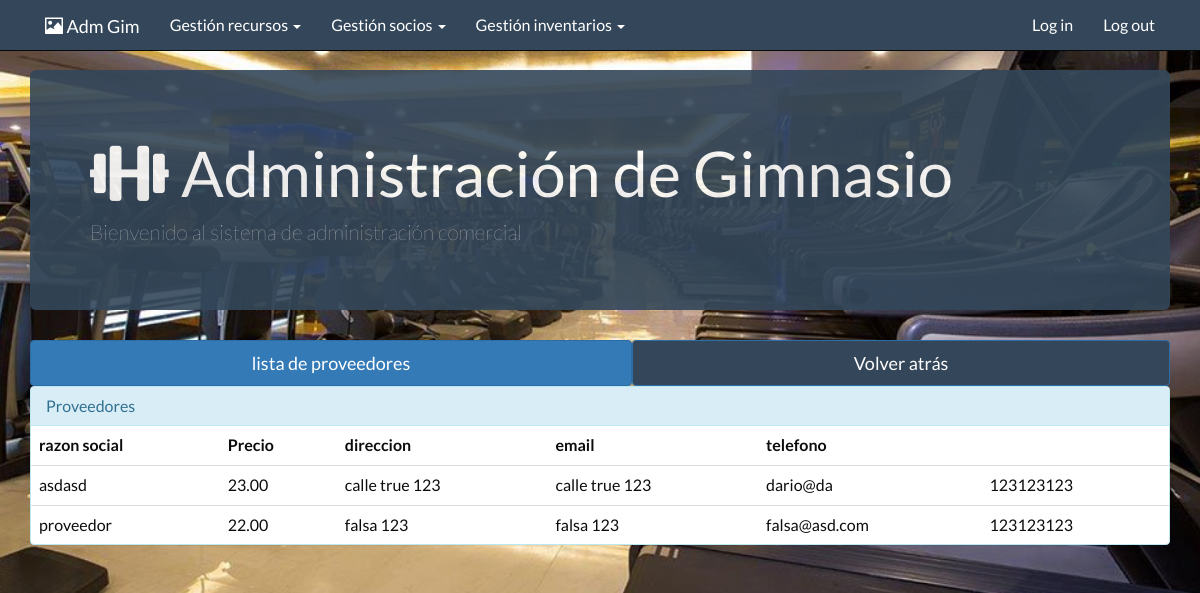
The page /controllers/verproveedoresdeprod.php?busqueda=1 (signed in) on the database its author committed.
### tables this page shows
CREATE TABLE IF NOT EXISTS `proveedores` (
  `cuit` varchar(11) NOT NULL,
  `razon_social` varchar(40) NOT NULL,
  `persona_de_contacto` varchar(40) NOT NULL,
  `direccion` varchar(40) NOT NULL,
  `email` varchar(30) NOT NULL,
  `telefono` varchar(20) NOT NULL,
  PRIMARY KEY (`cuit`)
);

CREATE TABLE IF NOT EXISTS `productos_prov` (
  `codigo_producto` int(5) UNSIGNED NOT NULL,
  `cuit` int(11) UNSIGNED NOT NULL,
  `precio_producto` decimal(10,2) NOT NULL,
  PRIMARY KEY (`codigo_producto`,`cuit`)
);

### fw/View.php (called while the page is built)
<?php
abstract class View{
	public function render(){
		include '../html/'.get_class($this).'.php';
	}
}

### fw/Database.php (called while the page is built, shortened)
<?php
class Database{
	private $res;
	private $cn=false;
	private static $instance=false;
	public static function getInstance(){
		if(!self::$instance) self::$instance= new database;
		return self::$instance;
	}
	private function connect(){
		$this->cn=mysqli_connect("localhost","root","","proyecto");
	}
	public function query($q){
		$this->res=mysqli_query($this->cn,$q);
	}
	public function fetch(){
		return mysqli_fetch_assoc($this->res);
	}
	public function fetchAll(){
		$aux=array();
		while($fila=$this->fetch()) $aux[]=$fila;
		return $aux;
	}
}
 ?>

### fw/Model.php (called while the page is built, shortened)
<?php
abstract class Model{
	public function __construct(){
		$this->db=Database::getInstance();
	}
}

### models/Productos.php (called while the page is built, shortened)
<?php
class Productos extends Model{
	public function proveedoresDeProducto($cod){
		$this->db->query("select * from proveedores p
							left join productos_prov pp on p.cuit= pp.cuit
							where pp.codigo_producto=$cod");
		return $this->db->fetchAll();
	}
}
?>

### html/VerProveedoresDeProd.php (the view)
<?php
require '../html/partials/header.php';
?>
<div class="container">
<ul class="nav nav-pills  nav-justified">
  <li role="presentation" class="active"><a class="btn btn-primary btn-lg color" href="../controllers/verproveedores.php">lista de proveedores</a></li>
  <li role="presentation"><a class="btn btn-primary btn-lg color" href="javascript:history.go(-1)">Volver atrás</a></li>
</ul>
    <div class="panel panel-info">
    <div class="panel-heading">
        <h3 class="panel-title">Proveedores</h3>
    </div>
	<table class="table">
        <tr><th>razon social</th>
            <th>Precio</th>
            <th>direccion</th>
            <th>email</th>
            <th>telefono</th>
        </tr>
		<?php
			foreach ($this->Bproductos as $e) { ?>
				<tr>
                    <td><?= $e['razon_social']?></td>
                    <td><?= $e['precio_producto']?></td>
                    <td><?= $e['direccion']?></td>
                    <td><?= $e['direccion']?></td>
                    <td><?= $e['email']?></td>
					<td><?= $e['telefono']?></td>
				</tr>
		 <?php } ?>
	</table>
    </div>
</div>
<?php
require '../html/partials/footer.php';
?>

### css/estilo.css (style rules this page uses)
html { height:100%; }
body { font-size: 16px; padding-top: 70px; font-family: Lato; background: url(proyecto.jpg); background-size: cover; background-position: center; color:rgb(12, 12, 12); }
.color { background-color: #34475a; color: rgb(253, 253, 253); }

### rows shown on the page
proveedores: razon_social "asdasd", productos_prov.precio_producto "23.00", direccion "calle true 123", email "dario@da", telefono "123123123"
proveedores: razon_social "proveedor", productos_prov.precio_producto "22.00", direccion "falsa 123", email "falsa@asd.com", telefono "123123123"
